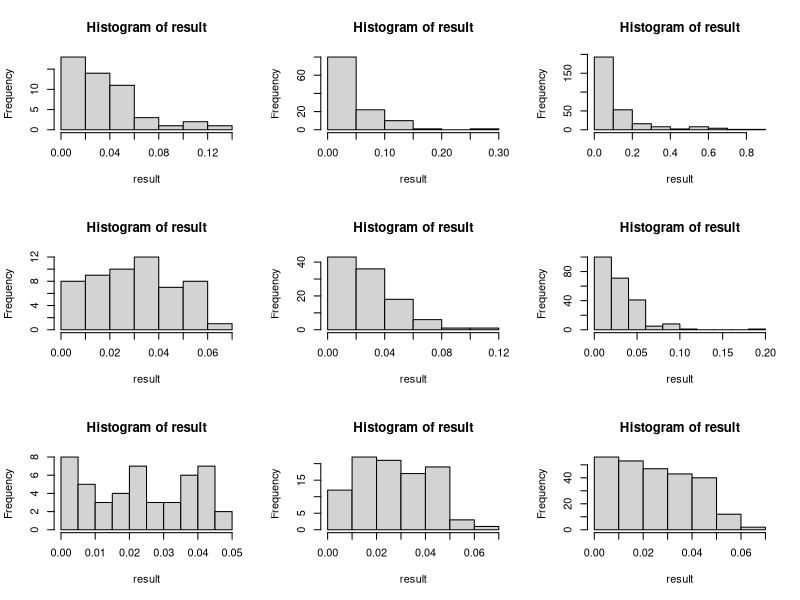

Here is the R script that generated this plot:
generate_data <- function(n, p) {
  covariates <- replicate(p, rnorm(n))
  response <- rnorm(n)
  return (list(covariates = covariates, response = response))
}

model_select <- function(covariates, response, cutoff) {
  model_full <- lm(response ~ covariates)
  inds <- which(summary(model_full)$coefficients[-1, "Pr(>|t|)"] <= cutoff)
  if (length(inds) == 0) return (vector())
  else {
    model_reduced <- lm(response ~ covariates[, inds])
    return (summary(model_reduced)$coefficients[-1, "Pr(>|t|)"])
  }
}

run_simulation <- function(n_trials, n, p, cutoff) {
  result <- vector()
  for (i in 1:n_trials) {
    data <- generate_data(n, p)
    result <- c(result, model_select(data$covariates, data$response, cutoff))
  }
  hist(result)
  return ()
}

par(mfrow = c(3,3))
for (n in c(100, 1000, 10000)) {
  for (p in c(10, 20, 50)) {
    run_simulation(100, n, p, 0.05)
  }
}

# It does not appear to be the case that the p-values are uniformly distributed
# between 0 and 1 (probably because we filtered out every p-value that was 
# greater than 0.05 in the original regression model)
